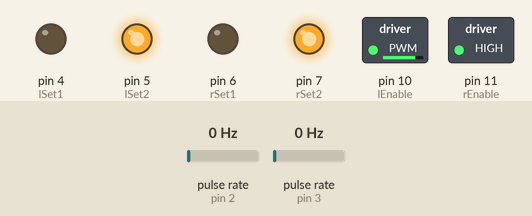
Recording of a sketch running on a simulated Arduino Uno, built with avr-gcc and run on an emulated ATmega328P. Shown: switched loads named in the sketch (green lamp = pin HIGH), output pins drawn as LEDs (lit = HIGH). Wiring (inferred from the names in the program): 2 × pulse sensor: data pin 2 / data pin 3. The inputs (shaded band) are chosen by the test bench; at power-on: pulse rate (sensors on pin 2, pin 3) 0 Hz. What the sketch prints to the serial monitor is not drawn.

Above: at 1.2 s.
1.3 s: pulse rate (sensor on pin 2) set to 4 Hz
Timing chart, 0 to 4.3 s (numbered marks = the images above; inputs shaded):
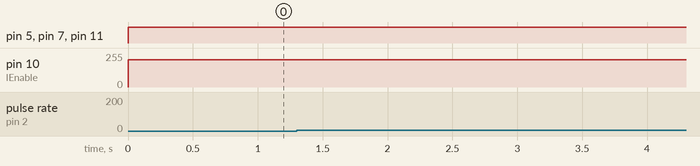

The sketch:

odometry.ino
```cpp
#define R 3.2
#define L 7.2
#define Ts  0.05
int rSet1 = 6;
int rSet2 = 7;
int lSet1 = 4;
int lSet2 = 5;
int rEnable = 11;
int lEnable = 10;
int rEncoder = 3;
int lEncoder = 2;
volatile float rMotorTicks = 0;
volatile float lMotorTicks = 0;
float Dr=0.0;
float Dl=0.0;
float Dc=0.0;
float xOld =0.0;
float yOld=0.0;
float thetaOld=0;
float xNew,yNew,thetaNew;


float rMotorSpeed = 0, lMotorSpeed = 0;
int i =0;
int j=0;
float lVolt,rVolt;
float Lerror,Rerror;
int lspeed=180;
int rspeed=180;
float lControlActionVolt,rControlActionVolt,left,right,lControlAction,rControlAction;
void setup() {

  pinMode(rSet1, OUTPUT);
  pinMode(rSet2, OUTPUT);
  pinMode(lSet1, OUTPUT);
  pinMode(lSet2, OUTPUT);
  pinMode(rEnable, OUTPUT);
  pinMode(lEnable, OUTPUT);
  pinMode(rEncoder, INPUT);
  digitalWrite(rEncoder, HIGH);
  pinMode(lEncoder, INPUT);
  digitalWrite(lEncoder, HIGH);
  attachInterrupt(digitalPinToInterrupt(rEncoder), doRightEncoder, RISING);
  attachInterrupt(digitalPinToInterrupt(lEncoder), doLeftEncoder, RISING);
  Serial.begin(9600);
}

void rightWheel(int rmos){
  digitalWrite(rSet1, LOW);
  digitalWrite(rSet2, HIGH);
  analogWrite(rEnable, rmos);
}

void leftWheel(int lmos){
  digitalWrite(lSet1, LOW);
  digitalWrite(lSet2, HIGH);
  analogWrite(lEnable, lmos);
}
void doRightEncoder(){
  rMotorTicks++;
}
void doLeftEncoder(){
  lMotorTicks++;
}

void actualPos(){
  xNew=xOld+(Dc*cos(thetaOld));
  yNew=yOld+(Dc*sin(thetaOld));
  thetaNew=thetaOld+((Dr-Dl)/L);

 // if(thetaNew>PI){thetaNew-=2*PI;}
  //  if(thetaNew<(-PI)){thetaNew+=2*PI;}
  thetaNew=atan2(sin(thetaNew),cos(thetaNew));
  xOld=xNew;
  yOld=yNew;
  thetaOld=thetaNew;
}
void loop() {


//  if (lMotorTicks >= 8){
//     leftWheel(0);
//    }
//  if (rMotorTicks >= 8){
//     rightWheel(0);
//    }

  //lVolt=map(i,0,5.2,0,255);

  lMotorSpeed = ((lMotorTicks * 60) / 8.0)/Ts; //RPM
  lVolt=(lMotorSpeed/38.35)-0.1;
  Lerror=lspeed-lMotorSpeed;
  lControlActionVolt=Lerror/38.35;
  left=lVolt+lControlActionVolt;
  lControlAction=map(left,0,5.2,0,255);
  leftWheel(lControlAction);

  rMotorSpeed = (((rMotorTicks * 60) / 8.0)/Ts); //RPM
  rVolt=(rMotorSpeed/40.5)+0.74;
  Rerror=rspeed-rMotorSpeed;
  rControlActionVolt=Rerror/40.5;
  right=rVolt+rControlActionVolt;
  rControlAction=map(right,0,5.2,0,255);
  rightWheel(rControlAction);

  Dr=(rMotorTicks/8.0)*(2*PI*R);        // cm
  Dl=(lMotorTicks/8.0)*(2*PI*R);
  Dc=(Dr+Dl)/2;
  actualPos();
  //rightWheel(i);
  lMotorTicks=0;
  rMotorTicks=0;
  Serial.print(xNew);
  Serial.print(" , ");
  Serial.print(yNew);
  Serial.print(" , ");
  Serial.println((thetaNew*180)/PI);
  delay(Ts*1000);
  //}
}
```

Measured:
- after the input at 1.3 s, every drawn part: stays the same
